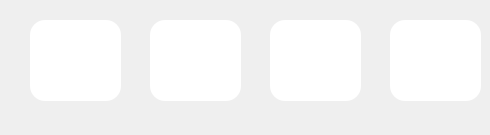
     <widget class="QWidget" name="ChandelierFrame2">
      <widget class="QPushButton" name="ChandelierSwitch2">
       <property name="geometry">
        <rect>
         <x>390</x>
         <y>20</y>
         <width>91</width>
         <height>81</height>
        </rect>
       </property>
       <property name="styleSheet">
        <string notr="true">QPushButton
{
	border-radius:15px;
	background:#FFFFFF;
}</string>
       </property>
       <property name="text">
        <string/>
       </property>
       <property name="icon">
        <iconset resource="../other/main.qrc">
         <normaloff>:/new/Air/Air/AirSwitch.png</normaloff>
         <normalon>:/new/Air/Air/AirSwitch-ON.png</normalon>:/new/Air/Air/AirSwitch.png</iconset>
       </property>
       <property name="iconSize">
        <size>
         <width>50</width>
         <height>50</height>
        </size>
       </property>
       <property name="checkable">
        <bool>true</bool>
       </property>
       <property name="checked">
        <bool>false</bool>
       </property>
       <property name="autoRepeat">
        <bool>false</bool>
       </property>
       <property name="autoExclusive">
        <bool>false</bool>
       </property>
      </widget>
      <widget class="QWidget" name="ChandeBottom_2" native="true">
       <property name="geometry">
        <rect>
         <x>0</x>
         <y>5</y>
         <width>391</width>
         <height>121</height>
        </rect>
       </property>
       <widget class="QPushButton" name="ChandeUp2">
        <property name="geometry">
         <rect>
          <x>270</x>
          <y>15</y>
          <width>91</width>
          <height>81</height>
         </rect>
        </property>
        <property name="styleSheet">
         <string notr="true">QPushButton
{
	border-radius:15px;
	background:#FFFFFF;
}</string>
        </property>
        <property name="text">
         <string/>
        </property>
        <property name="icon">
         <iconset resource="../other/main.qrc">
          <normaloff>:/new/Curtain/Curtain/Up_OFF.png</normaloff>
          <normalon>:/new/Curtain/Curtain/Up_ON.png</normalon>:/new/Curtain/Curtain/Up_OFF.png</iconset>
        </property>
        <property name="iconSize">
         <size>
          <width>80</width>
          <height>80</height>
         </size>
        </property>
        <property name="checkable">
         <bool>true</bool>
        </property>
        <property name="checked">
         <bool>false</bool>
        </property>
        <property name="autoRepeat">
         <bool>true</bool>
        </property>
        <property name="autoExclusive">
         <bool>true</bool>
        </property>
       </widget>
       <widget class="QPushButton" name="ChandeDown2">
        <property name="geometry">
         <rect>
          <x>30</x>
          <y>15</y>
          <width>91</width>
          <height>81</height>
         </rect>
        </property>
        <property name="styleSheet">
         <string notr="true">QPushButton
{
	border-radius:15px;
	background:#FFFFFF;
}</string>
        </property>
        <property name="text">
         <string/>
        </property>
        <property name="icon">
         <iconset resource="../other/main.qrc">
          <normaloff>:/new/Curtain/Curtain/Down_OFF.png</normaloff>
          <normalon>:/new/Curtain/Curtain/Down_ON.png</normalon>:/new/Curtain/Curtain/Down_OFF.png</iconset>
        </property>
        <property name="iconSize">
         <size>
          <width>80</width>
          <height>80</height>
         </size>
        </property>
        <property name="checkable">
         <bool>true</bool>
        </property>
        <property name="checked">
         <bool>false</bool>
        </property>
        <property name="autoRepeat">
         <bool>true</bool>
        </property>
        <property name="autoExclusive">
         <bool>true</bool>
        </property>
       </widget>
       <widget class="QPushButton" name="ChandeStop2">
        <property name="geometry">
         <rect>
          <x>150</x>
          <y>15</y>
          <width>91</width>
          <height>81</height>
         </rect>
        </property>
        <property name="styleSheet">
         <string notr="true">QPushButton
{
	border-radius:15px;
	background:#FFFFFF;
}</string>
        </property>
        <property name="text">
         <string/>
        </property>
        <property name="icon">
         <iconset resource="../other/main.qrc">
          <normaloff>:/new/Curtain/Curtain/Stop_OFF.png</normaloff>
          <normalon>:/new/Curtain/Curtain/Stop_ON.png</normalon>:/new/Curtain/Curtain/Stop_OFF.png</iconset>
        </property>
        <property name="iconSize">
         <size>
          <width>60</width>
          <height>60</height>
         </size>
        </property>
        <property name="checkable">
         <bool>true</bool>
        </property>
        <property name="checked">
         <bool>false</bool>
        </property>
        <property name="autoRepeat">
         <bool>true</bool>
        </property>
        <property name="autoExclusive">
         <bool>true</bool>
        </property>
       </widget>
      </widget>
     </widget>
